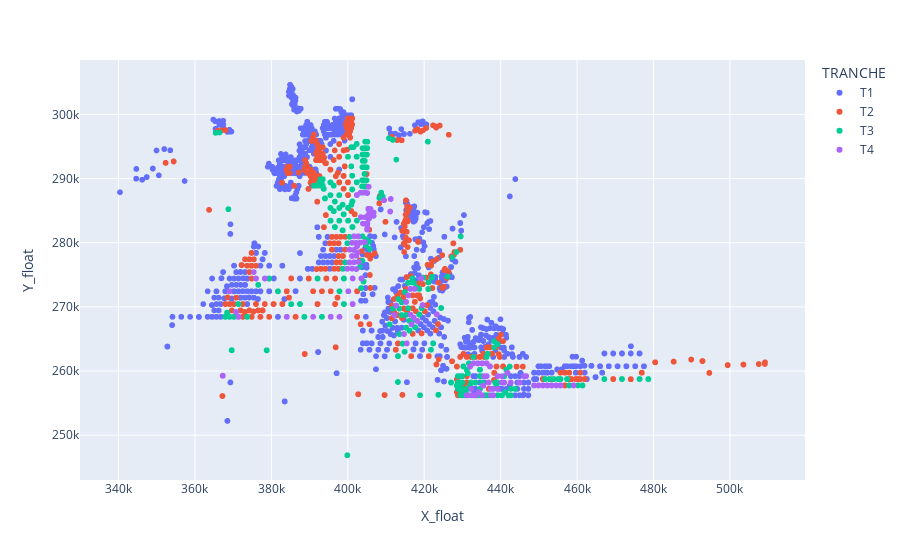

This figure's notebook cell:
### Code cell
data_no_nan= data[data['ZONE_'].notna()]
zone1= data_no_nan[data_no_nan["ZONE_"]=="Zone1"]
zone1 = data[data['TRANCHE'].notna()]
fig=px.scatter(zone1, x="X_float", y="Y_float", color="TRANCHE" )
fig.show()

### Figure 1 — Plotly figure (JSON) as saved in the notebook; plotly's stock layout.template omitted (floating-point values rounded to 4 significant figures; data arrays with more than 128 entries replaced by an {"elided": "..."} marker saying what was removed)
{"data": [{"hovertemplate": "TRANCHE=T1<br>X_float=%{x}<br>Y_float=%{y}<extra></extra>", "legendgroup": "T1", "marker": {"color": "#636efa", "symbol": "circle"}, "mode": "markers", "name": "T1", "showlegend": true, "type": "scattergl", "x": {"elided": "2731 float values"}, "xaxis": "x", "y": {"elided": "2731 float values"}, "yaxis": "y"}, {"hovertemplate": "TRANCHE=T2<br>X_float=%{x}<br>Y_float=%{y}<extra></extra>", "legendgroup": "T2", "marker": {"color": "#EF553B", "symbol": "circle"}, "mode": "markers", "name": "T2", "showlegend": true, "type": "scattergl", "x": {"elided": "1907 float values"}, "xaxis": "x", "y": {"elided": "1907 float values"}, "yaxis": "y"}, {"hovertemplate": "TRANCHE=T3<br>X_float=%{x}<br>Y_float=%{y}<extra></extra>", "legendgroup": "T3", "marker": {"color": "#00cc96", "symbol": "circle"}, "mode": "markers", "name": "T3", "showlegend": true, "type": "scattergl", "x": {"elided": "1269 float values"}, "xaxis": "x", "y": {"elided": "1269 float values"}, "yaxis": "y"}, {"hovertemplate": "TRANCHE=T4<br>X_float=%{x}<br>Y_float=%{y}<extra></extra>", "legendgroup": "T4", "marker": {"color": "#ab63fa", "symbol": "circle"}, "mode": "markers", "name": "T4", "showlegend": true, "type": "scattergl", "x": {"elided": "660 float values"}, "xaxis": "x", "y": {"elided": "660 float values"}, "yaxis": "y"}], "layout": {"legend": {"title": {"text": "TRANCHE"}, "tracegroupgap": 0}, "margin": {"t": 60}, "xaxis": {"anchor": "y", "domain": [0, 1], "title": {"text": "X_float"}}, "yaxis": {"anchor": "x", "domain": [0, 1], "title": {"text": "Y_float"}}}}
